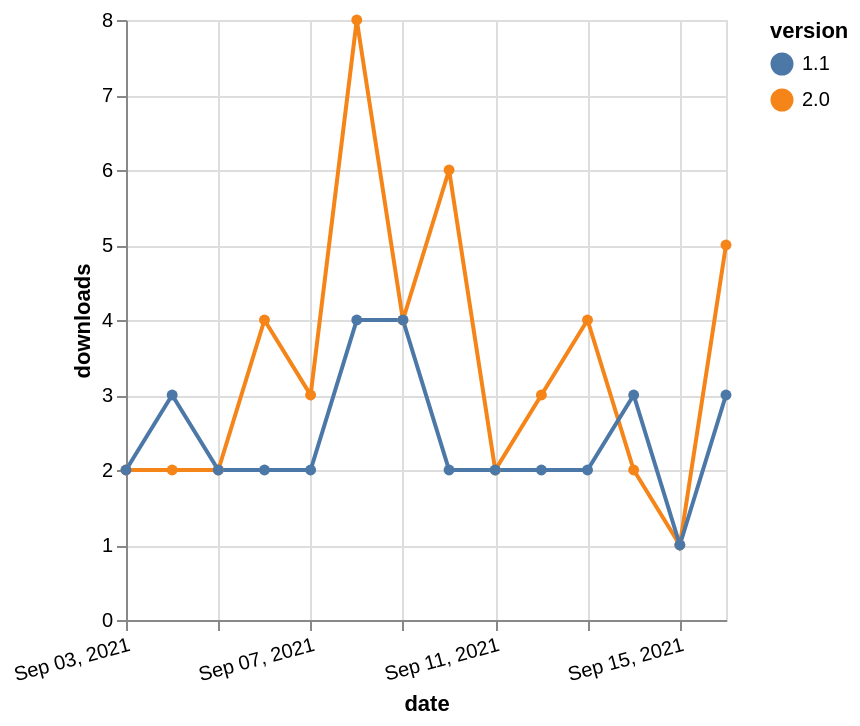

The Vega-Lite source for this figure:
### Vega-Lite specification from a JSON file in a GitHub repository (floating-point values rounded to 4 significant figures)
{"$schema": "https://vega.github.io/schema/vega-lite/v5.json", "description": "A simple bar chart with embedded data.", "data": {"values": [{"date": "2021-09-03", "total": 4414, "delta": 2, "version": "2.0"}, {"date": "2021-09-04", "total": 4416, "delta": 2, "version": "2.0"}, {"date": "2021-09-05", "total": 4418, "delta": 2, "version": "2.0"}, {"date": "2021-09-06", "total": 4422, "delta": 4, "version": "2.0"}, {"date": "2021-09-07", "total": 4425, "delta": 3, "version": "2.0"}, {"date": "2021-09-08", "total": 4433, "delta": 8, "version": "2.0"}, {"date": "2021-09-09", "total": 4437, "delta": 4, "version": "2.0"}, {"date": "2021-09-10", "total": 4443, "delta": 6, "version": "2.0"}, {"date": "2021-09-11", "total": 4445, "delta": 2, "version": "2.0"}, {"date": "2021-09-12", "total": 4448, "delta": 3, "version": "2.0"}, {"date": "2021-09-13", "total": 4452, "delta": 4, "version": "2.0"}, {"date": "2021-09-14", "total": 4454, "delta": 2, "version": "2.0"}, {"date": "2021-09-15", "total": 4455, "delta": 1, "version": "2.0"}, {"date": "2021-09-16", "total": 4460, "delta": 5, "version": "2.0"}, {"date": "2021-09-03", "total": 2781, "delta": 2, "version": "1.1"}, {"date": "2021-09-04", "total": 2784, "delta": 3, "version": "1.1"}, {"date": "2021-09-05", "total": 2786, "delta": 2, "version": "1.1"}, {"date": "2021-09-06", "total": 2788, "delta": 2, "version": "1.1"}, {"date": "2021-09-07", "total": 2790, "delta": 2, "version": "1.1"}, {"date": "2021-09-08", "total": 2794, "delta": 4, "version": "1.1"}, {"date": "2021-09-09", "total": 2798, "delta": 4, "version": "1.1"}, {"date": "2021-09-10", "total": 2800, "delta": 2, "version": "1.1"}, {"date": "2021-09-11", "total": 2802, "delta": 2, "version": "1.1"}, {"date": "2021-09-12", "total": 2804, "delta": 2, "version": "1.1"}, {"date": "2021-09-13", "total": 2806, "delta": 2, "version": "1.1"}, {"date": "2021-09-14", "total": 2809, "delta": 3, "version": "1.1"}, {"date": "2021-09-15", "total": 2810, "delta": 1, "version": "1.1"}, {"date": "2021-09-16", "total": 2813, "delta": 3, "version": "1.1"}]}, "width": "container", "mark": {"type": "line", "point": {"filled": true}}, "encoding": {"x": {"field": "date", "type": "temporal", "timeUnit": "yearmonthdate", "title": "date", "axis": {"labelAngle": -15}}, "y": {"field": "delta", "type": "quantitative", "title": "downloads"}, "color": {"field": "version", "type": "nominal"}, "tooltip": {"field": "delta"}}}
